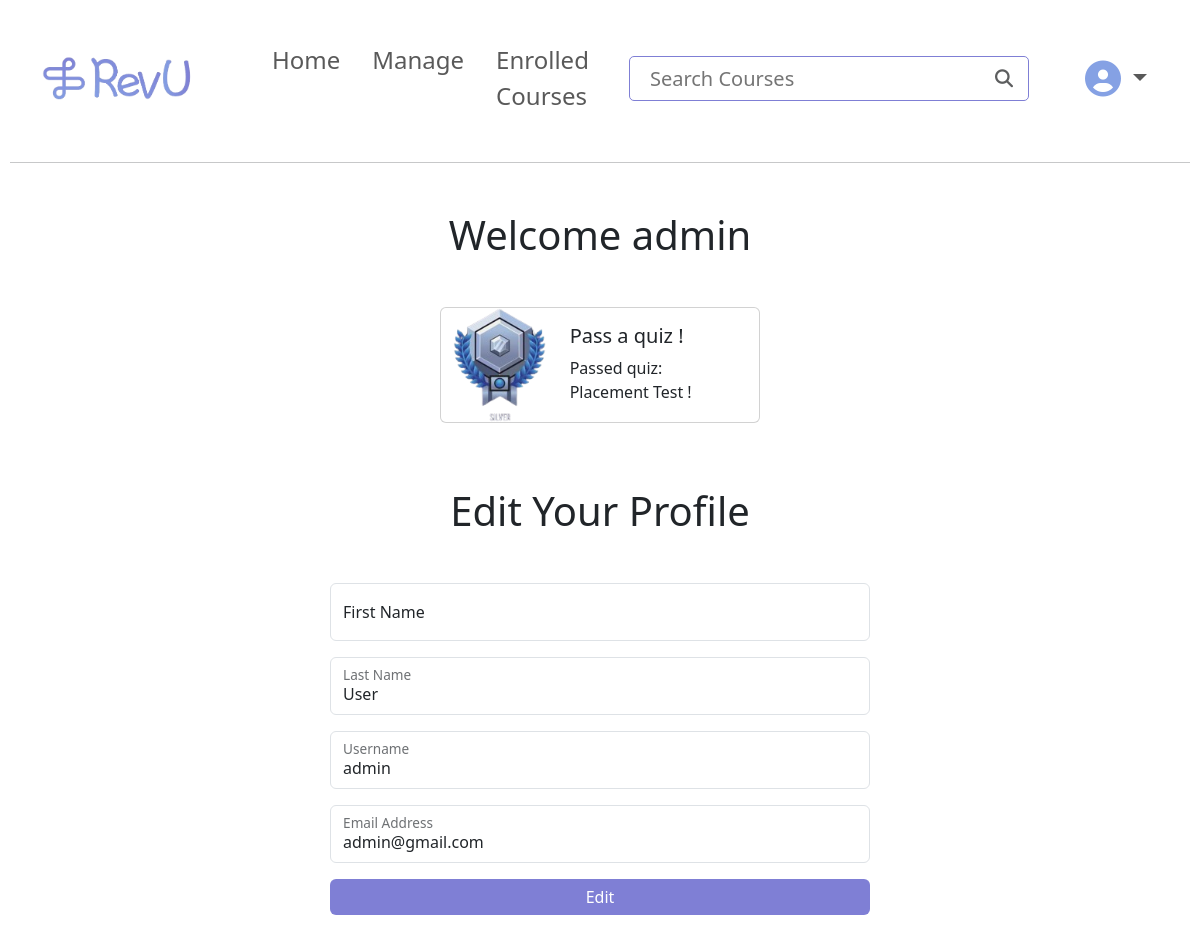
The app's page /profile (signed in) with its own data.
### revuCMS/models.py (models this page shows, shortened)
class User(AbstractUser):
    pass

class Award(models.Model):
    user = models.ForeignKey(User, on_delete=models.CASCADE, related_name='awards')
    name = models.CharField(max_length=50)
    description = models.TextField(max_length=100)
    badge = models.ForeignKey(Badge, on_delete=models.CASCADE, blank=True, null=True)

class Badge(models.Model):
    badge = models.CharField(max_length=10)

### revuCMS/views.py (the view, shortened to what this page needs)
# urls.py: path("profile", views.profile, name="profile"),
def profile(request):
    currentUser = request.user
    awards = Award.objects.filter(user=currentUser)
    if request.method == "GET":
        return render(request, 'revuCMS/profile.html', {
            "user": currentUser,
            "awards": awards
        })

### revuCMS/templates/revuCMS/profile.html (shortened to what this page needs)
{% extends "revuCMS/layout.html" %}
{% load static %}
{% block body %}
    {% if user.first_name %}
        <h1 class="my-5 text-center">Welcome {{ user.first_name }}</h1>
    {% else %}
        <h1 class="my-5 text-center">Welcome {{ user.username }}</h1>
    {% endif %}
    <div class="row justify-content-center">
        {% for award in awards %}
            <div class="card mb-3 mx-2" style="max-width: 320px;">
                <div class="row g-2">
                <div class="col-md-4">
                    <img src="{% static 'revuCMS/'|add:award.badge.badge|add:'.png' %}" class="img-fluid rounded-start" alt="Bronze">
                </div>
                <div class="col-md-8">
                    <div class="card-body">
                    <h5 class="card-title">{{ award.name }}</h5>
                    <p class="card-text">{{ award.description }}</p>
                    </div>
                </div>
                </div>
            </div>
        {% endfor %}
    </div>
    <h1 class="my-5 text-center">Edit Your Profile</h1>
    <form action="{% url 'profile' %}" method="POST" style="max-width: 540px;" class="mx-auto text-center">
        <div class="form-floating mb-3">
            <input type="text" name="fname" class="form-control" id="fname" placeholder="First Name" value="{{ user.first_name }}">
            <label for="fname">First Name</label>
        </div>
        <div class="form-floating mb-3">
            <input type="lname" name="lname" class="form-control" id="lname" placeholder="Last Name" value="{{ user.last_name }}">
            <label for="lname">Last Name</label>
        </div>
        <div class="form-floating mb-3">
            <input type="text" name="username" class="form-control" id="username" placeholder="Username" value="{{ user.username }}">
            <label for="username">Username</label>
        </div>
        <div class="form-floating mb-3">
            <input type="email" name="email" class="form-control" id="email" placeholder="email" value="{{ user.email }}">
            <label for="email">Email Address</label>
        </div>
        <input class="btn btn-primary" type="submit" value="Edit" style="width: 540px;background-color: rgba(127,127,213,1);; color: white; border: none;" onmouseover="this.style.backgroundColor='white'; this.style.border='1px solid rgba(127,127,213,1)'; this.style.color='rgba(127,127,213,1)'" onmouseout="this.style.backgroundColor='rgba(127,127,213,1)'; this.style.color='white'; this.style.border='none'">
    </form>
{% endblock %}

### revuCMS/static/revuCMS/styles.css (style rules this page uses)
body { padding: 10px; }

### records on screen
User: username "admin", lname "User", email "admin@gmail.com"
Award: badge.badge (picture), name "Pass a quiz !", description "Passed quiz: Placement Test !"
